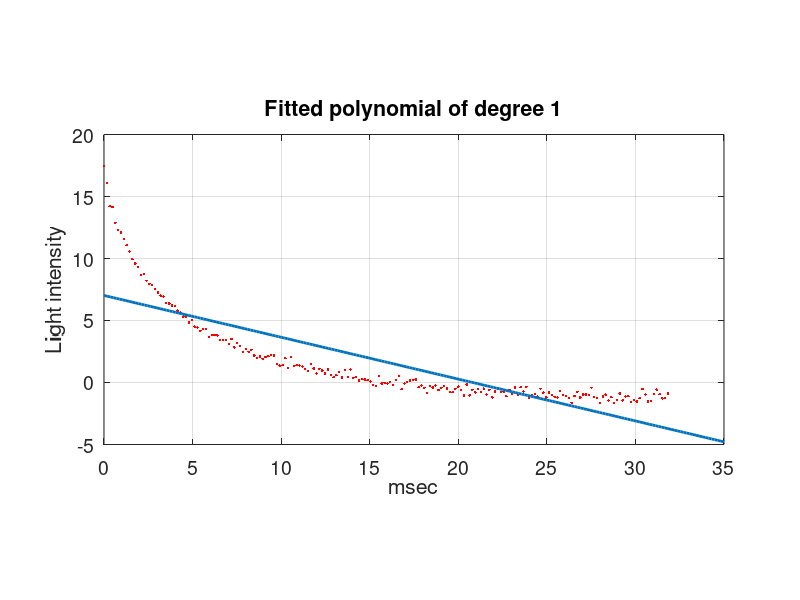

Recreate this plot in MATLAB. (Note: this script raises an error after producing the figure.)
addpath('/home/anders/dtu/E11/02610/src/immoptibox');

data = load('optic.dat');

degrees = 1:6;
fs = 14;

for i=degrees
    coeffs = polyfit(data(:,1), data(:,2), i)
    xs = linspace(0, 35, 200);
    ys = polyval(coeffs, xs);
    plot(data(:, 1), data(:, 2), 'r.', 'MarkerSize', 6);
    hold on;
    plot(xs, ys, 'linewidth', 2)
    xlabel('msec', 'fontsize', fs); ylabel('Light intensity', 'fontsize', fs);
    xlim([0 35]);
    title(sprintf('Fitted polynomial of degree %d', i), 'fontsize', fs);
    set(gca, 'fontsize', fs);
    a = get(gca, 'DataAspectRatio');
    set(gca, 'DataAspectRatio', a.*[1 2 1]);
    grid on;
    saveeps(sprintf('fitted-polynomial-%d.eps', i));
    hold off;
end
